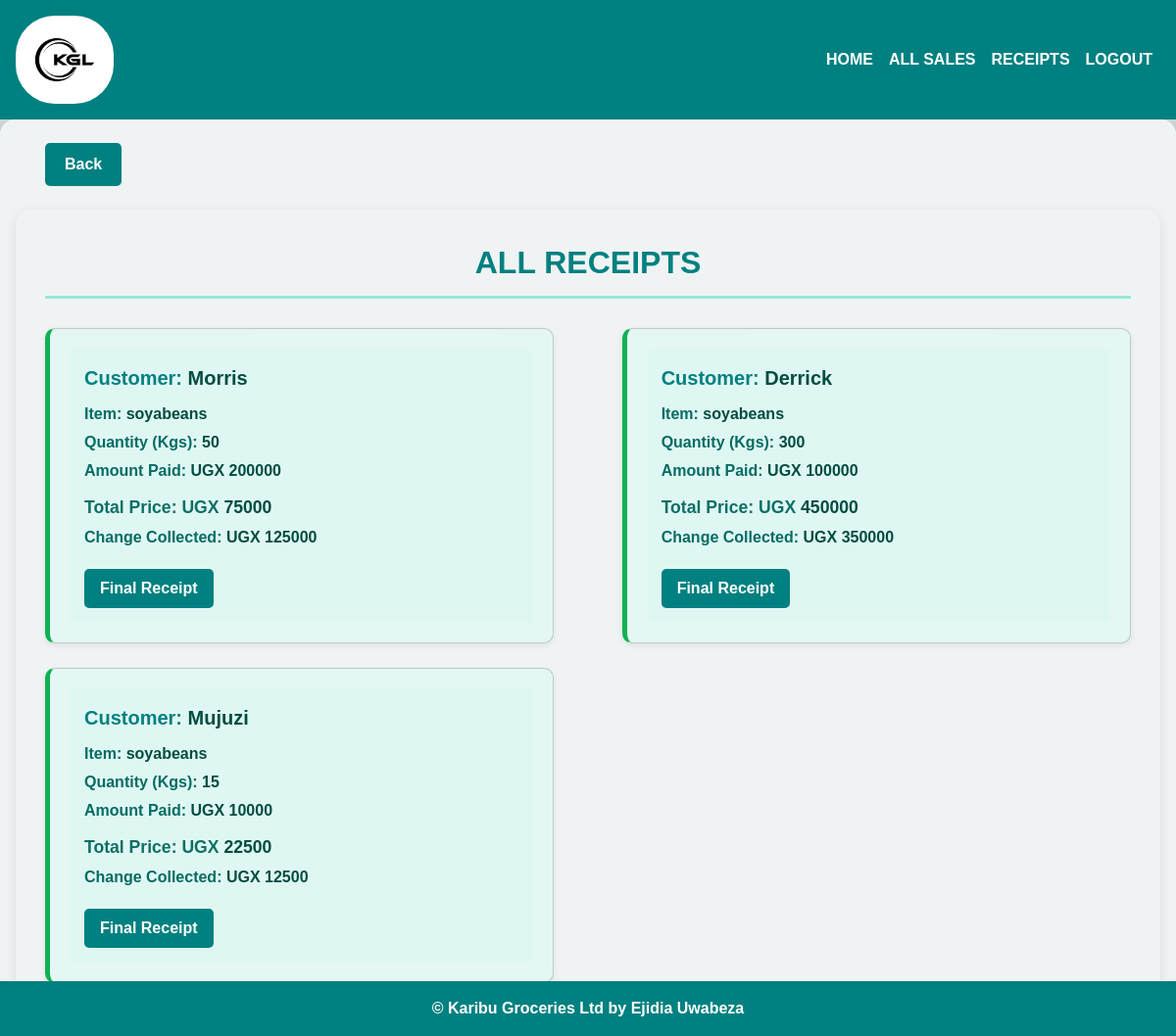
Before: /receipt/ (signed in) with the older database file.
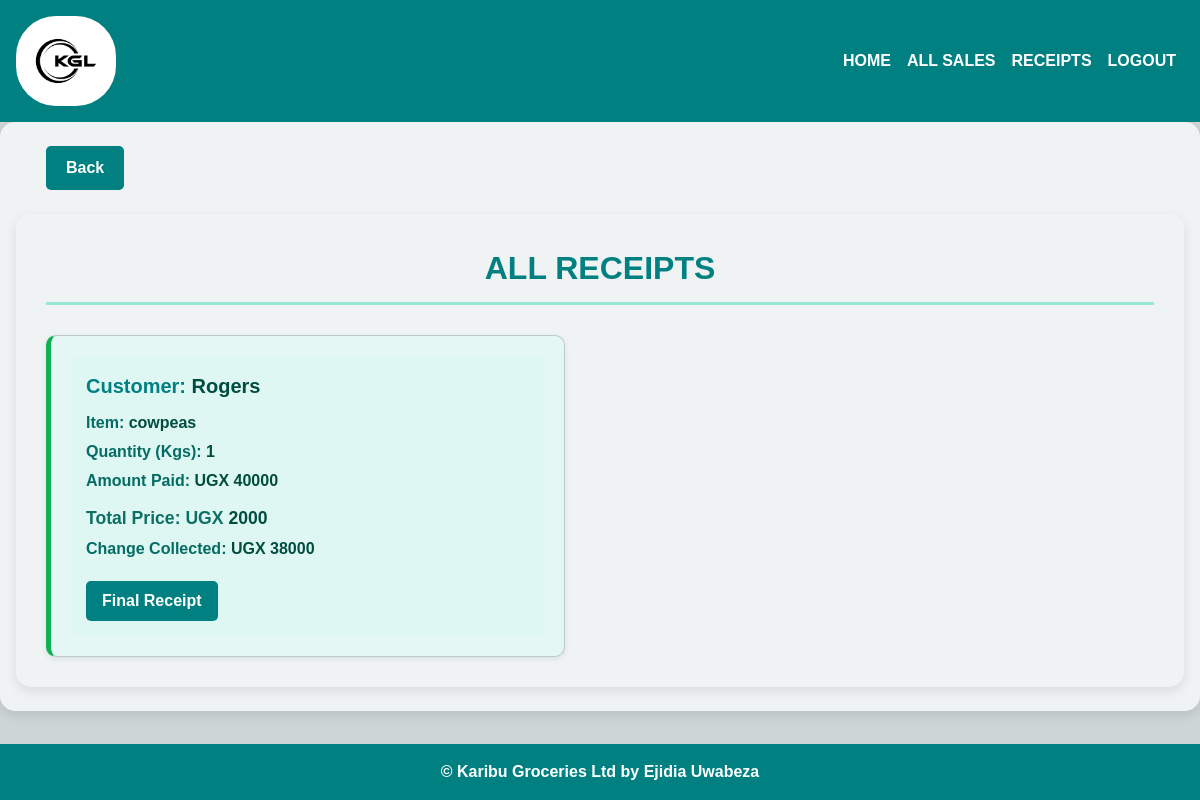
After: the same page with the newer database file.
### karibu/models.py (models this page shows, shortened)
class Sales(models.Model):
    branch_name = models.CharField(max_length=50, null =True, blank=False)
    seller = models.CharField(max_length=50, null =True, blank=False)
    item = models.ForeignKey(Stock, on_delete=models.CASCADE)
    quantity = models.IntegerField(default=10, null=True, blank=False)
    amount_received = models.IntegerField(default=10, null=True, blank=False)
    issued_to = models.CharField(max_length=50, null=True, blank=False)
    unit_price = models.IntegerField(default=10, null=True, blank=False)
    date_of_sales = models.DateTimeField(default=datetime.now())
    def get_total(self):
        if self.quantity is None or self.item.unit_price is None:
            return 0  # Return 0 if either value is None
        total = self.quantity * self.item.unit_price
        return int(total)
    def get_change(self):
        if self.quantity is None or self.item.unit_price is None:
            return 0
        change = self.get_total() - self.amount_received
        return abs(int(change))

class Stock(models.Model):
    item_name=models.CharField(max_length=50, null = True, blank=False)
    stock_branch_name=models.CharField(max_length=50, null = True, blank=False)
    stock_type=models.CharField(max_length=50, null = True, blank=False)
    stock_time_of_arrival=models.DateTimeField( default=datetime.now(), null=True, blank=True)
    created_at =models.DateTimeField(auto_now_add=True,null=True)
    supplier_contact=models.CharField(max_length=50, null = True, blank=False)
    stock_source = models.CharField(max_length=50, null = True, blank=False)
    unit_cost = models.IntegerField(default=10, null = True, blank=False)
    unit_price = models.IntegerField(default=0, null = True, blank=False)
    total_quantity = models.IntegerField(default=0, null = True, blank=False)
    issued_quantity = models.IntegerField(default=0, null = True, blank=False)
    def __str__(self):
        return self.item_name

### karibu/views.py (the view)
# urls.py: path('receipt/', views.receipt, name='receipt'),
@login_required
def receipt(request):
    sales = Sales.objects.all().order_by('-id')
    return render(request, 'ebook/receipt.html', {'sales': sales})

### karibu/templates/ebook/receipt.html (shortened to what this page needs)
{% extends 'ebook/base.html' %}
{% load static %}
{% block content %}
<button class="btn btn-primary">
  <a href="/home">Back</a>
</button>
<div class="container mt-4">
  <div class="card-header">ALL RECEIPTS</div>
  {% if sales %}
  <div class="row">
    {% for sale in sales %}
    <div class="col-lg-5">
      <div class="card">
        <div class="card-body">
          <div class="card-title">Customer: <span class="highlight">{{ sale.issued_to|title }}</span></div>
          <div class="card-text">Item: <span class="highlight">{{ sale.item }}</span></div>
          <div class="card-text">Quantity (Kgs): <span class="highlight">{{ sale.quantity }}</span></div>
          <div class="card-text">Amount Paid: <span class="highlight">UGX {{ sale.amount_received }}</span></div>
          <h2>Total Price: UGX <span class="highlight">{{ sale.get_total }}</span></h2>
          <div class="card-text">Change Collected: <span class="highlight">UGX {{ sale.get_change }}</span></div>
          <a href="{% url 'receipt_detail' sale.id %}">
            <button class="btn-green">Final Receipt</button>
          </a>
        </div>
      </div>
    </div>
    {% endfor %}
  </div>
  {% else %}
  <p class="text-center mt-4">No receipts available at the moment.</p>
  {% endif %}
</div>
{% endblock %}

### karibu/templates/ebook/base.html (shortened to what this page needs)
{% load static %}
<!DOCTYPE html>
<html lang="en">
<head>
  <link rel="stylesheet" href="https://stackpath.bootstrapcdn.com/bootstrap/4.5.2/css/bootstrap.min.css">
  <link rel="stylesheet" href="{% static 'ebook/css/bootstrap.min.css' %}">
  <link rel="stylesheet" href="{% static 'ebook/css/style.css' %}">
</head>
<body>
  {% include "ebook/includes/nav_menu.html" %}
  <main role="main" class="container py-4">
    {% block content %}{% endblock %}
  </main>
  <div class="footer">
    &copy; Karibu Groceries Ltd by Ejidia Uwabeza
  </div>
</body>
</html>

### karibu/templates/ebook/includes/nav_menu.html (shortened to what this page needs)
{% load static %}
<nav class="navbar navbar-expand-lg navbar-dark ">
    <img src="{% static 'ebook/images/be.png' %}"  alt="Logo" style="height: 90px; border-radius: 40px;">
      <div class="collapse navbar-collapse" id="navbarNav">
        <ul class="nav navbar-nav ml-auto">
         {% if user.is_authenticated %}
            <li class="nav-item">
              <a class="nav-link" href="{% url 'home' %}" style="color: white;">HOME</a>
            </li>
            <li class="nav-item">
              <a class="nav-link" href="{% url 'all_sales' %}" style="color: white;">ALL SALES</a>
            </li>
            <li class="nav-item">
              <a class="nav-link" href="{% url 'receipt' %}" style="color: white;">RECEIPTS</a>
            </li>
            <li class="nav-item">
              <a class="nav-link" href="{% url 'logout' %}" style="color: white;">LOGOUT</a>
            </li>
          {% endif %}
        </ul>
   </nav>

### karibu/static/ebook/css/style.css (style rules this page uses)
html,body { position: relative; overflow-x: hidden; background: url('/static/ebook/images/backie.jpg'); width: 100% !important; height: 100vh; display: table; position: relative; background-position: center; background-attachment: scroll; -o-background-size: cover; -moz-background-size: cover; -webkit-background-size: cover; background-size: cover; background-repeat: no-repeat; }
body { background-color: #059212; font-family: 'raleway'; }
.navbar { background: #35c9dd; }
.navbar li a { font-size: 20px; font-weight: bolder; }
.nav-link { color: black; }
.highlight { color: black; }

### karibu/templates/ebook/base.html (style rules this page uses)
body { height: 100%; margin: 0; font-family: 'Raleway', 'Montserrat', sans-serif; background-color: #f0f7f8; color: #000000; }
.highlight { color: #d9534f; font-weight: bold; }
.navbar { background-color: #008080; padding: 1rem; }
.navbar .nav-link, .navbar .navbar-brand { color: #ffffff !important; }
main.container { padding: 2rem 1rem; margin: 0 auto; max-width: 1200px; }
.footer { background-color: #008080; color: #ffffff; text-align: center; padding: 1rem 0; width: 100%; font-weight: bold; position: fixed; bottom: 0; }

### karibu/templates/ebook/includes/nav_menu.html (style rules this page uses)
.navbar { background-color: #008080; font-weight: bold; padding: 1rem; }
.navbar .nav-link { color: #ffffff !important; font-size: 1rem; padding: 0.5rem 1rem; }
.navbar-collapse { background-color: #008080; }

### karibu/templates/ebook/receipt.html (style rules this page uses)
body { background-color: #ced5d7; font-family: Arial, sans-serif; }
.btn-primary { background-color: teal; border: none; color: white; font-weight: bold; padding: 10px 20px; border-radius: 5px; margin-left: 30px; transition: background-color 0.3s ease; }
.btn-primary a { text-decoration: none; color: white; }
.container { padding: 30px; background-color: #f0f3f4; border-radius: 15px; box-shadow: 0 4px 12px rgba(0, 0, 0, 0.1); margin: auto; max-width: 1200px; }
.card-header { font-size: 2rem; font-weight: bold; color: teal; text-align: center; margin-bottom: 30px; border-bottom: 3px solid #97e7d6; padding-bottom: 10px; }
.row { display: flex; flex-wrap: wrap; justify-content: space-between; gap: 25px; }
.col-lg-5 { flex: 0 0 calc(48%); }
.card { background-color: #e4f7f5; padding: 20px; border-left: 5px solid #0fb152; border-radius: 10px; box-shadow: 0 2px 6px rgba(0, 0, 0, 0.08); transition: transform 0.2s ease-in-out; }
.card-body { padding: 15px; border-radius: 5px; background-color: #dff7f3; }
.card-title { font-size: 1.25rem; font-weight: bold; color: teal; margin-bottom: 10px; }
.card-text { font-weight: bold; color: #046c63; margin: 5px 0; }
.highlight { color: #004d40; font-weight: bold; }
h2 { font-size: 1.1rem; font-weight: bold; color: #0d6f65; margin-top: 15px; }
.btn-green { background-color: teal; border: none; color: white; font-weight: bold; padding: 8px 16px; border-radius: 5px; margin-top: 15px; transition: background-color 0.3s ease; cursor: pointer; }
.mt-4 { margin-top: 2rem; }

Changed rows visible on the page:
removed Sales: issued_to "Morris", item "soyabeans", quantity "50", amount_received "200000", get_total "75000", get_change "125000"
removed Sales: issued_to "Derrick", item "soyabeans", quantity "300", amount_received "100000", get_total "450000", get_change "350000"
removed Sales: issued_to "Mujuzi", item "soyabeans", quantity "15", amount_received "10000", get_total "22500", get_change "12500"
added Sales: issued_to "Rogers", item "cowpeas", quantity "1", amount_received "40000", get_total "2000", get_change "38000"
